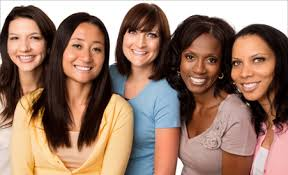
#> input picture images/img.jpeg, 288 x 175 px
$ python face_detection.py
#> lines starting #> are read from the running program, lines starting #| are printed output that depends on the picture; after the words box and inside, x2 and y2 are one past the last pixel; in counts of white or black regions, pixels touching at a corner belong together

import numpy as np
import cv2
img = cv2.imread('images/img.jpeg')
#> img is the input picture: shape (175, 288, 3); mean B, G, R 105.4, 121.5, 152.8
cv2.imshow('original_image',img)
face_cascade = cv2.CascadeClassifier('haarcascades/haarcascade_frontalface_default.xml')


gray = cv2.cvtColor(img, cv2.COLOR_BGR2GRAY)
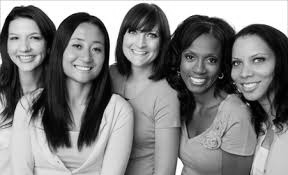
#> gray: shape (175, 288); min 0, max 255, mean 129.1
faces = face_cascade.detectMultiScale(gray, 1.3, 5)
#> faces = [[3, 20, 48, 48], [116, 13, 50, 50], [60, 28, 52, 52], [173, 37, 55, 55], [223, 40, 56, 56]]
for (x,y,w,h) in faces:
    cv2.rectangle(img,(x,y),(x+w,y+h),(255,0,0),2)
#> this loop made 5 passes
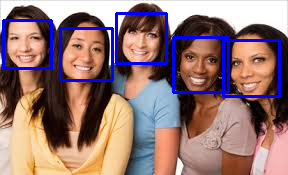
#> img: shape (175, 288, 3); 6.14% of pixels changed, all inside (x1, y1, x2, y2) = (2, 12, 281, 98)

cv2.imshow('output_image',img)
cv2.waitKey(0)
cv2.destroyAllWindows()
